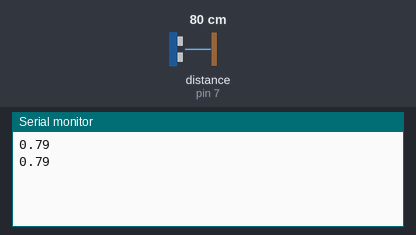
Bench run of a sketch on a simulated Arduino Uno, built with avr-gcc and run on an emulated ATmega328P. Shown: the last lines printed to the serial monitor. Wiring (inferred from the names in the program): ultrasonic range finder: trigger pin 8; echo pin 7. The inputs (shaded band) are chosen by the test bench; at power-on: distance to the obstacle (sensor on pin 7) 80 cm. The echo pulse lasts 58.3 µs per cm.

Above: at 1.8 s.
1.9 s: distance to the obstacle (sensor on pin 7) set to 2 cm
At 2.5 s:
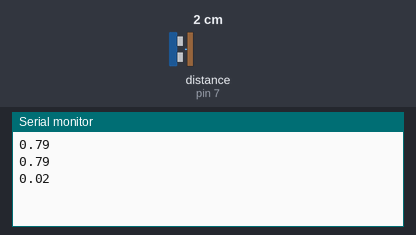
3.4 s: distance to the obstacle (sensor on pin 7) set to 4 cm
At 4.8 s:
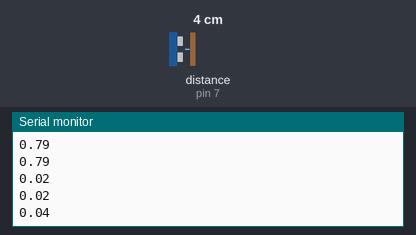
Timing chart, 0 to 6.4 s (numbered marks = the images above; inputs shaded):
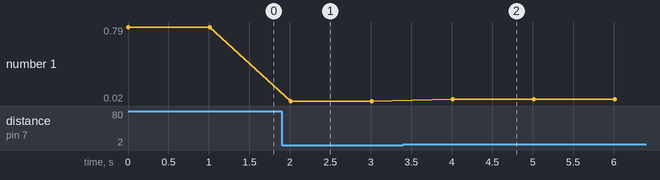

The sketch:

PLab_ExampleUltrasonic.ino
```cpp
const int echoPin = 7;
const int triggerPin = 8;

void setup() {
  Serial.begin(9600);

  // Definer hvilken type de forskjellige pinnene er
  pinMode(triggerPin, OUTPUT);
  pinMode(echoPin, INPUT);
}


void loop() {
  // Gjør ekkokallet
  digitalWrite(triggerPin, LOW);
  delayMicroseconds(2);

  digitalWrite(triggerPin, HIGH);
  delayMicroseconds(10);

  digitalWrite(triggerPin, LOW);
  // Mål hvor lang tid det tar før ekkoet kommer tilbake
  long duration = pulseIn(echoPin, HIGH);
  // Regn ut avstanden
  float distance = duration * 0.00017;

  Serial.println(distance);
  delay(1000);
}
```

Measured:
- after the input at 1.9 s, the serial monitor: prints a new line after 0.11 s (image 1)
- after the input at 3.4 s, the serial monitor: prints a new line after 0.61 s (image 2)
- plotted number 1: 0.79 → 0.02 after the input at 1.9 s, 0.02 → 0.04 after the input at 3.4 s
